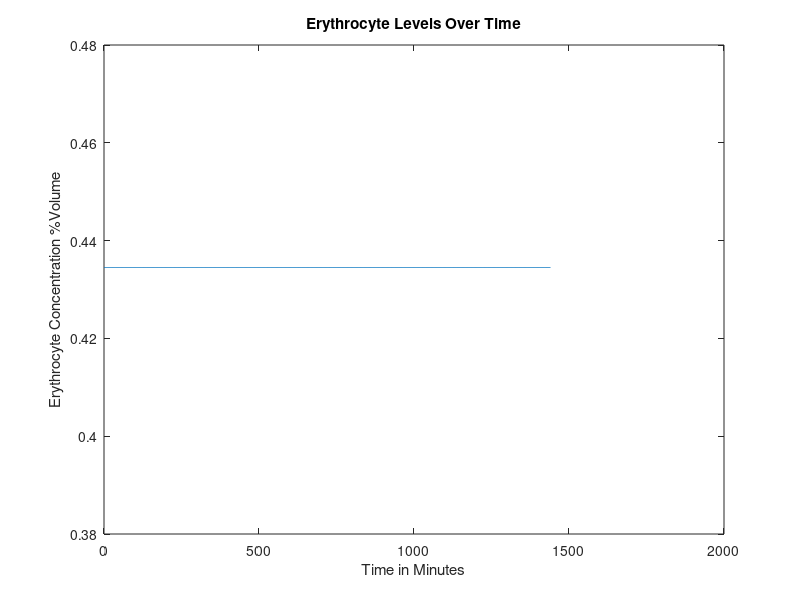
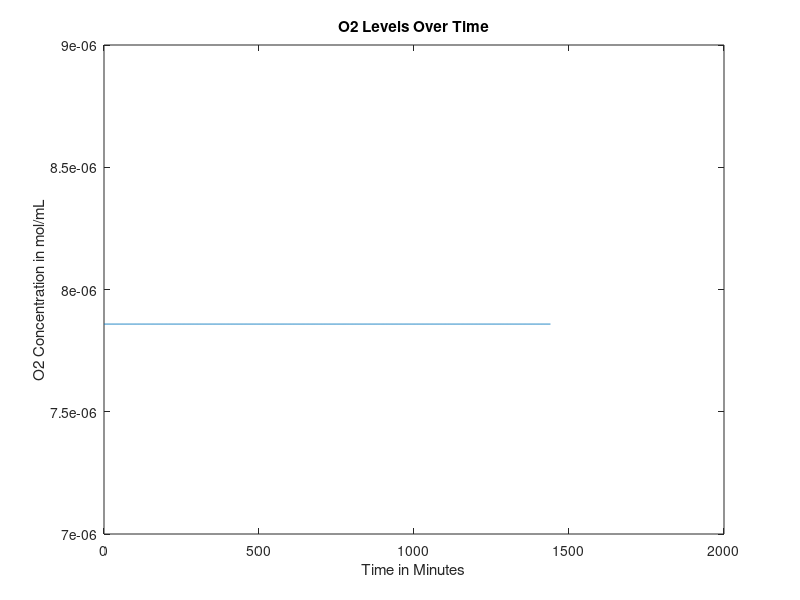
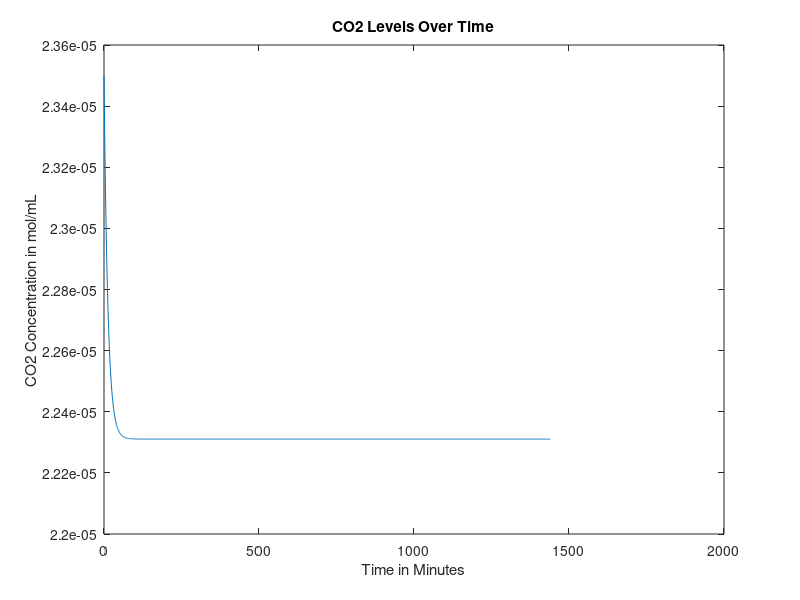
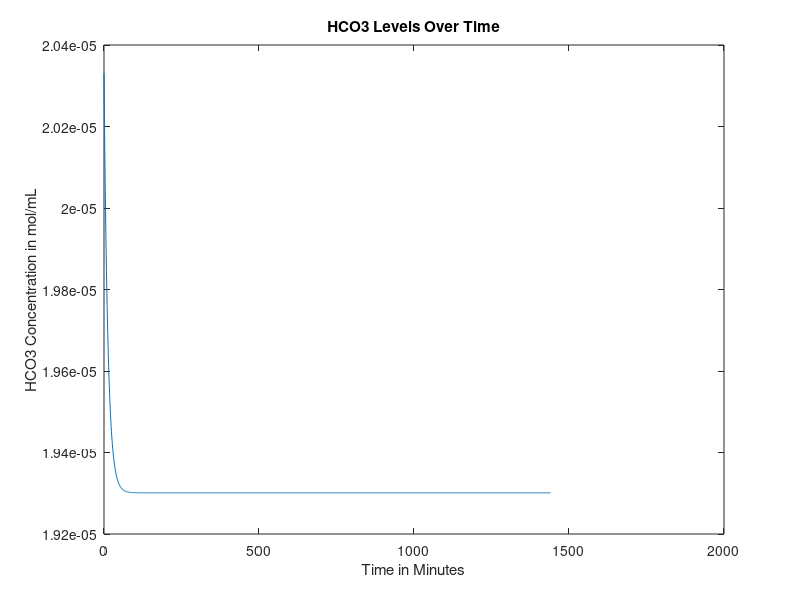

Write the MATLAB code that produced these figures, in order.
function mainfunction2anemiakindaworks()

age = 50;%30; %Age in years
gender = 0; %Gender, 0=male, 1=female
mass = 70; %Weight in kg
anemia = 0; %Is the patient anemic? 1 if yes, 0 if no
FerritinStores = 0.0179; %Stored moles of iron in liver as ferritin

RQ=0.825;%reaction quotients for the general body and
%RQheart=0.7;

if (40>=age) %if/else statement that sets heart rate based on age, in bpm
    baseheartrate = 60;
else 
    baseheartrate=70;
end


%Intake of various nutrients
carbs=130;
calciumintake=1000;
sodiumintake=500;

if gender==1
    ironintake=18;
else
    ironintake=8;
end

bloodweight=0.07*mass; %sets mass of blood in the body based on percentage composition of blood and bodyweight


%SV=mass; %stroke volume, blood pumped out of heart per beat in mL

bloodflow0 = 1000*bloodweight/1.06; %blood flow out of heart per minute in mL, divided by density of 1.06 g/mL (steady state value)


% cvector = concentration vector, [cE, cNa, cCa, cIron, cGlucose, cO2,
% cCO2, cHCO3], where c = "concentration of", and the letters are our
% components


if gender == 0 %if statement sets volume percentage of red blood cells based on gender
    cE0 = 0.4345;
elseif gender == 1
    cE0 = 0.402;
end

%set concentration of O2 and CO2 in mol/mL at BTP in venous blood
cO2 = 0.00000785855;
cCO2 = 0.0000235;
%concentration of bicarbonate in venous blood, in mol/L
cHCO3 = 0.00002033;
%concnetartion of glucose in mol/mL
cGlucose = 0.0000055;
%Na concentration in mol/mL
cNa = 0.000137;
%Concentration of Ca in mol/mL
cCa = 0.00000118;
%Concentration of iron in mol/mL
cIron = 0.00012592;

cvector0 = [cE0 cO2 cCO2 cHCO3 cGlucose cNa cCa cIron]; %concentration in the blood, in moles? mL/mL of blood

cEtrack=[cvector0(1)];
cO2track=[cvector0(2)];
cCO2track=[cvector0(3)];
cHCO3track=[cvector0(4)];
cGlucosetrack=[cvector0(5)];
cNatrack=[cvector0(6)];
cCatrack=[cvector0(7)];
cIrontrack=[cvector0(8)];

bloodflowvec=[bloodflow0];
bloodweightvec=[bloodweight];
for loop=1:1440
    
    heartrate=baseheartrate+0.1346*(cE0*bloodflow0-cvector0(1)*bloodflow0);
    bloodflow0 = (heartrate/baseheartrate)*bloodflow0;
    % all blood per min for 60 beats per min -> all blood per 60 beats
    %(heartrate/60)*bloodflow0
    
    
    %Run initial venous blood through the heart
    [bloodflow, cvector, Ci] = lungs(bloodflow0, cvector0);
    %Run blood from lungs to the heart
    [bloodflow, cvector1] = heart(bloodflow, cvector, mass, Ci);
    %These three values are the blood flows that go from the heart to each
    %organ
    
    
    
    %Volumetric flow rate in and out of liver (mL/min)
    %Vi=Vj=V=100mL/min per 100g liver
    %Blood flow distribution will change during iron deficiency anemia but we
    %don't have a function modeling this yet
    
    if (18<=age) && (age<50)
        V=452+16.34*mass+11.85*age-166*gender;
    else
        V=1390+15.94*mass-12.86*age;
    end
    
    BFbraini=0.15*bloodflow;
    BFliveri=V;
    BFotherbloodi=bloodflow-BFbraini-0.3*BFliveri;
    %Process each of these three blood flows in their respective organs
    [BFbrainj, cvectorbrainj] = brain(BFbraini, cvector1, mass, Ci);
    
    [BFotherbloodj, cvectorotherbloodj, bloodweight1] = otherblood(BFotherbloodi, cvector1, carbs, calciumintake, sodiumintake, ironintake, Ci, RQ, anemia, bloodweight);
    bloodweight=bloodweight1;
    bloodweightvec=[bloodweightvec bloodweight];
    Mvectorotherbloodliver=0.7*V*cvectorotherbloodj;
    Mvectorheart=0.3*V*cvector1;
    cvectorliverin=(Mvectorotherbloodliver+Mvectorheart)/V;
    
    [BFliverj, cvectorliverj, FerritinStores1] = liver(BFliveri,cvectorliverin,gender,mass,Ci,FerritinStores);
    %Redirect blood from liver to other blood and mix the two
    FerritinStores=FerritinStores1;
    Mvectorotherbloodj=(cvectorotherbloodj*(BFotherbloodj-0.7*V))+(cvectorliverj*BFliverj);
    %Add the blood flow from other blood and liver to get new blood volume
    BFotherbloodj=BFotherbloodj-0.7*V+BFliverj;
    %Do a weighted average to get a new cvector
    cvectorotherbloodj=Mvectorotherbloodj/BFotherbloodj;
    %Send 25% of the blood flow to the kidneys
    BFkidneyi=0.25*(BFbrainj+BFotherbloodj);
    %Subtract blood sent to kidneys from other blood
    BFotherbloodj=BFotherbloodj-BFkidneyi;
    %Have the kidneys process the blood they receive
    
    [BFkidneyj, cvectorkidneyj] = kidney(BFkidneyi, cvectorotherbloodj,RQ,mass, Ci);
    %Send blood processed in kidneys back to other blood, pool with brain, create Mvector
    Mvectorotherblood=(BFotherbloodj*cvectorotherbloodj)+(BFkidneyj*cvectorkidneyj)+(BFbrainj*cvectorbrainj);
    %Reset the bloodflow back into the lungs to the blood flow we just computed
    bloodflow0=BFotherbloodj+BFkidneyj+BFbrainj;
    bloodflowvec=[bloodflowvec bloodflow0];
    %Recompute cvector0 by dividing Mvectorotherblood by bloodflow0
    cvector0=Mvectorotherblood/bloodflow0;
    
    cEtrack=[cEtrack cvector0(1)];
    cO2track=[cO2track cvector0(2)];
    cCO2track=[cCO2track cvector0(3)];
    cHCO3track=[cHCO3track cvector0(4)];
    cGlucosetrack=[cGlucosetrack cvector0(5)];
    cNatrack=[cNatrack cvector0(6)];
    cCatrack=[cCatrack cvector0(7)];
    cIrontrack=[cIrontrack cvector0(8)];
    
    A = [cvector; cvector1; cvectorbrainj; cvectorotherbloodj; cvectorliverj; cvectorkidneyj; cvector0];
end

figure
plot(0:loop(end),cEtrack)
title('Erythrocyte Levels Over Time')
xlabel('Time in Minutes')
ylabel('Erythrocyte Concentration %Volume')

figure
plot(0:loop(end),cO2track)
title('O2 Levels Over Time')
xlabel('Time in Minutes')
ylabel('O2 Concentration in mol/mL')

figure
plot(0:loop(end),cCO2track)
title('CO2 Levels Over Time')
xlabel('Time in Minutes')
ylabel('CO2 Concentration in mol/mL')

figure
plot(0:loop(end),cHCO3track)
title('HCO3 Levels Over Time')
xlabel('Time in Minutes')
ylabel('HCO3 Concentration in mol/mL')

figure
plot(0:loop(end),cGlucosetrack)
title('Glucose Levels Over Time')
xlabel('Time in Minutes')
ylabel('Glucose Concentration in mol/mL')

figure
plot(0:loop(end),cNatrack)
title('Na Levels Over Time')
xlabel('Time in Minutes')
ylabel('Na Concentration in mol/mL')

figure
plot(0:loop(end),cCatrack)
title('Ca Levels Over Time')
xlabel('Time in Minutes')
ylabel('Ca Concentration in mol/mL')

figure
plot(0:loop(end),cIrontrack)
title('Iron Levels Over Time')
xlabel('Time in Minutes')
ylabel('Iron Concentration in mol/mL')

figure
plot(0:loop(end), bloodflowvec)
title('Bloodflow Over Time')
xlabel('Time in Minutes')
ylabel('Bloodflow in mL/min')

figure
plot(0:loop(end), bloodweightvec)
title('Blood Volume Over Time')
xlabel('Time in Minutes')
ylabel('Blood Volume')
end

function [bloodout, Cout, Ci] = lungs(vblood, Cvector)
Cout = [];
% Finding volumetric flow rate out of oxygen
CiO2 = 0.000001964637; %5mL/100mL becomes .000001964637 mol
%CdeoxygenatedO2 = 0.16; %from graph and partial pressure of oxygen in entering deoxygenated blood being...
Ci=CiO2*vblood;                       %40 mmHg (this might also depend on hemoglobin)
nO2i = vblood*(Cvector(2)+CiO2); %O2 in, mL/min
nO2cons = 0.05*CiO2*vblood;%.0002082515; %5.3 mL/min becomes .0002082515 mol/min
nO2j = nO2i - nO2cons; %O2 out, mol/min
Cout(2) = nO2j/vblood; %mol/mL

% Finding volumetric flow rate out of carbon dioxide
nCO2i = vblood*Cvector(3);
nCO2cons = nCO2i*(1-(48/52));%vblood*(.0000015716531); %vblood(mL/min) and concentration of blood consumed (mol/mL)
%CjCO2 = 0.48; %48 mL/100 mL, should be dependent on hemoglobin, oxygen, things like that
nCO2j = nCO2i - nCO2cons; %CO2 out, L/min
Cout(3) = nCO2j/vblood;

% Finding volumetric flow rate out of bicarbonate
rHCO3CO2 = Cvector(4)/Cvector(3); %ratio of bicarbonate to carbon dioxide in blood leaving lungs
nHCO3j = rHCO3CO2*nCO2j; %HCO3 out, mol/min
Cout(4) = nHCO3j/vblood;

% Finding volumetric flow rate out of calcium
Cout(7) = Cvector(7); %calcium out, L/min

Cout(8) = Cvector(8); %iron concentration doesn't change in lungs
% Finding volumetric flow rate out of sodium
Cout(6) = Cvector(6); %sodium out, L/min

% Finding volumetric flow rate out of erythrocytes
Cout(1) = Cvector(1);

% Finding volumetric flow rate out of glucose

nglucosecons = nO2cons/6; %molar flow rate of glucose consumed, mol/min, in terms of O2 consumed
nGlucosei = Cvector(5)*vblood;
nGlucosej = nGlucosei - nglucosecons; %molar flow rate of glucose out, mol/min
Cout(5) = nGlucosej/vblood;
bloodout = vblood;
end

function [bloodflowj, cvectorj] = brain(bloodflowi, cvectori, mass, Ci)
%Blood volume conserved
bloodflowj=bloodflowi;

brainmass=0.02*mass*1000; %gives brain mass in grams as 2% body mass
Mvector=bloodflowi*cvectori;
%Create a null vector for cvectorj
cvectorj=zeros(1,8);
%Sets inflows equal to outflows for erythrocytes, Na, Ca, Iron
cvectorj(1)=cvectori(1);
cvectorj(6)=cvectori(6);
cvectorj(7)=cvectori(7);
cvectorj(8)=cvectori(8);

%Consume oxygen at 18.4% of intake rate
MO2j=Mvector(2)-0.184*Ci;
%Consume glucose at a rate of 5.6 mg per 100g brain mass per minute
MGlucosej=Mvector(5)-(0.00003108*(brainmass/100));%moles of glucose in - glucose requirements per mon in moles/minute
%Calculate CO2 produced based on glucose consumed via respiration equation
MCO2j=Mvector(3)+6*(0.6660746/1440);
%Calculate HCO3 made when the CO2 is produced
rHCO3CO2=Mvector(4)/Mvector(3); %ratio of bicarbonate to carbon dioxide in blood leaving lungs
HCO3j=Mvector(4)+rHCO3CO2*6*(0.6660746/1440);

%Calculate values above as concentrations and add them to cvectorj
cvectorj(2)=MO2j/bloodflowj;
cvectorj(5)=MGlucosej/bloodflowj;
cvectorj(3)=MCO2j/bloodflowj;
cvectorj(4)=HCO3j/bloodflowj;

end

function [outflow, Cout] = heart(flow,Cvector,weight, Ci)

Cout = [];

% Finding concentration out of glucose
Cout(5)=Cvector(5);
% Finding concentration out of erythrocytes
Cout(1)=Cvector(1);
% Finding concentration out of sodium
Cout(6)=Cvector(6);
% Finding concentration out of iron
Cout(8)=Cvector(8);
% Finding concentration out of calcium
Cout(7)=Cvector(7);

heartmass = weight*.003;
nO2cons = 0.116*Ci; %mL/min*mol/mL=mol/min
Cout(2) = (Cvector(2)*flow - nO2cons)/flow;
CO2gen = .7*nO2cons; %using respiratory quotient in the heart
Cout(3) = (Cvector(3)*flow + CO2gen)/flow;
rHCO3CO2 = Cvector(4)/Cvector(3); %ratio of bicarbonate to carbon dioxide in blood leaving lungs
nHCO3j = rHCO3CO2*CO2gen; %HCO3 out, mol/min
Cout(4) = (Cvector(4)*flow + nHCO3j)/flow;

outflow = flow;
end




function [bloodflowj, cvectorout, FerritinStores1]=liver(V,cvectori,G,mass,Ci,FerritinStores)
%This function will deliver output volumetric flow rates for the concentration of
%the 8 components (mol/mLmin) out of the liver
%Input: G=Gender (1 if female, 0 if male)
%W=weight of person (kg); A=age of person (years)
%cvector=[cE,cO2,cCO2,cHCO3,cGlucose,cNa,cCa,cFe)
%Outputs are all in concentration flow rates (mol/mLmin) out

%Initializes cvectorout
cvectorout=[0,0,0,0,0,0,0,0];



%Calculates concentration flow rate of red blood cells out
%p=blood density in amount per mL
%Vbody=Volume of body in mL. Calculating assuming 7% of total body weight
%is blood, then divided by density of blood to find volume of blood
%RBCj=raw numerical flow rate of red blood cells out/min
%RBCi=raw numerical flow rate of RBC in/min
%nRBCj=molar flow rate of RBC out/min
%RBCcons=consumption rate of RBC/min
%No generation of RBC in liver

p=1.2e10; %number of red blood cells per mL of PURE red blood cells

%Calculate volume of the body
Vblood=0.07*mass*1000/1.056;
%Calculate the number of RBCs entering liver based on concentration,
%flow rate, and pure RBC density
RBCi=p*V*cvectori(1);
%Consume some based on body size
RBCcons=5.55555e-6*cvectori(1)*Vblood;
%Find pure volume of RBCs we now have based on number and density
VRBCj=(RBCi-RBCcons)/p;
%Calculate volume of plasma that entered
Vplasma=V*(1-cvectori(1));
%Calculate new concentrations based on volumeRBCs/total volume
cvectorout(1)=VRBCj/(VRBCj+Vplasma);
%Bloodflow out = blood cells out + plasma volume
bloodflowj=Vplasma+VRBCj;

%Calculates concentration flow rate of O2 out
%No generation of O2
%nO2i=molar flow rate of O2/min in
%nO2j=molar flow rate of O2/min out
%nO2cons=molar consumption rate of O2/min
nO2i= cvectori(2)*V;
nO2cons=0.204*Ci;
nO2j=nO2i-nO2cons;
cvectorout(2)=nO2j/V;

%Calculates the required intake of protein in grams/min given a
%person's demographic information
%dprotein=daily protein intake in g/day
%protein=protein intake in g/min
dprotein=0.8*mass;
protein=dprotein/1440;

%Calculates concentration flow rate of CO2 out
%nCO2i=molar flow rate of CO2/min in
%nCO2j=molar flow rate of CO2/min out
%nCO2gen=molar flow rate of CO2/min generated
%RQ=Respiratory Quotient=mol CO2 produced/mol O2 consumed
RQ=0.825;
rHCO3CO2 = cvectori(4)/cvectori(3);
nCO2gen=RQ*nO2cons;
nCO2i=cvectori(3)*V;
nCO2j=nCO2i+nCO2gen-((protein/100)/rHCO3CO2);
cvectorout(3)=nCO2j/V;


%Calculates the concentration flow rate of Bicarbonate out
%Assume no generation of bicarbonate
%%Also liver just takes in bicarbonate from the heart and stomach
%1mole bicarbonate ions consumed by liver per 100g protein/day
%rHCO3CO2 = cvectori(4)/cvectori(3); %ratio of bicarbonate to carbon dioxide in blood leaving lungs
nHCO3gen = rHCO3CO2*nCO2gen; %HCO3 out, mol/min
nHCO3i=cvectori(4)*V;
nHCO3j=nHCO3i-(protein/100)+nHCO3gen;
cvectorout(4)=nHCO3j/V;

%Calculates the concentration flow rate of Na2+ out
%Assume no generation of Na2+, only in, out, and consumption
%nNai=molar flow rate of sodium in
%nNacons=molar flow rate of sodium consumed given that 10% of bile salts
%are consumed, approx 600mL are produced per day, and there are 135mM Na+
%ions in bile.
%nNaj=molar flow rate of sodium out
nNacons=9.375e-9;
nNai=cvectori(6)*V;
nNaj=nNai-nNacons;
cvectorout(6)=nNaj/V;

%Calculates the concentration flow rate of Ca2+ out
%Assume no generation nor consumption.
%cCai=concentration flow rate of Ca2+ in mol/mLmin in
%cCaj=concentration flow rate of Ca2+ in mol/mLmin out
cvectorout(7)=cvectori(7);
%Calculates the concentration flow rate of Fe out
%Assume no generation since

% Glucose needs a big ol generation term
consumeorgenerate=0.8144*(cvectori(5)*10^6)^3-9.622*(cvectori(5)*10^6)^2+108.74*(cvectori(5)*10^6)-480.69;
scalingterm = 300/(26*mass*10^-6);
if consumeorgenerate < 0
    nGlucosegen=abs(consumeorgenerate)/scalingterm;
    nGlucosecons=0;
elseif consumeorgenerate > 0
    nGlucosecons=abs(consumeorgenerate)/scalingterm;
    nGlucosegen=0;
else
    nGlucosegen=0;
    nGlucosecons=0;
end
nGlucosebasalcons = nO2cons/6;
nGlucosei = cvectori(5)*V;
nGlucosej = nGlucosei + nGlucosegen - nGlucosecons - nGlucosebasalcons;
cvectorout(5) = nGlucosej/V;

% Iron gets packaged into ferritin in the liver, to be stored and used
% later if we run low


%determine molar flow rate of iron in
Mironin=V*cvectori(8);
Mirondif=(V*0.00012592)-Mironin;%this number is desired steady state iron concentration in the blood

if Mirondif < 0
    FerritinStores1=FerritinStores-Mirondif;
    cvectorout(8)=0.00012592;
elseif Mirondif == 0
    cvectorout(8)=cvectori(8);
    FerritinStores1=FerritinStores;
    
elseif FerritinStores > Mirondif && Mirondif>0
    Mironadd=Mirondif;
    FerritinStores1=FerritinStores-Mironadd;
    cvectorout(8)=(Mironadd+Mironin)/V;

elseif FerritinStores < Mirondif && Mirondif>0
    Mironadd=FerritinStores;
    cvectorout(8)=(Mironadd+Mironin)/V;
    FerritinStores1=0;
  
elseif FerritinStores == Mirondif && Mirondif>0
    FerritinStores1=0;
    Mironadd=FerritinStores;
    cvectorout(8)=(Mironadd+Mironin)/V;

elseif FerritinStores == 0 && Mirondif>0
    FerritinStores1=0;
    cvectorout(8)=cvectori(8);
end


end


function [bloodflowj, cvectorj] = kidney(bloodflowi, cvectori, RQ, mass, Ci)
T=1440;%Multiplier that scales up the time period of interest to one day (required for glucose equation)
Kidneymass=(300/70000)*mass; %mass of the kidneys combined in grams

%Initialize all intakes
Mvector=bloodflowi*cvectori;
bloodflowj=bloodflowi;

%Consume relevant compounds to create outlet values

MEj=Mvector(1);
MIronj=Mvector(8);

MO2j=Mvector(2)-0.072*Ci;
% Find mol/min O2 consumed
%MO2cons = Mvector(2) - MO2j;
% Convert to mL/min per 100g
%MO2cons = (MO2cons/0.0000392927)/(Kidneymass/100);
% Find mmol/min per 100g Na consumed
%MNacons = (MO2cons - 0.5)/0.1;
% Convert to mol/min
%MNacons = (MNacons/1000)*(Kidneymass/100);

%this is new sodium stuff

PNaconc=cvectori(6)*1e6; %plasma sodium concentration, converted to mmol/L for the sake of the equation
%Naremoved=0.0043*(PNaconc)^3 - 1.6942*(PNaconc)^2 + 223.58*PNaconc - 9925; %sodium removed, micromol per minute
Naremoved=0.0003*exp(0.0817*PNaconc);%sodium removed, micromol per minute
MNaremoved=Naremoved/1e6;%sodium removed in moles
MNaj = Mvector(6) - MNaremoved;

%this is old sodium stuff
% MNacons = (100/1440)/1000;
% MNaj = Mvector(6) - MNacons;





MCaj=Mvector(7) - 3.8981e-09*bloodflowi;
MGlucosej=Mvector(5)-(Mvector(5)*(0.226/((Mvector(5))*T)));
MCO2j=Mvector(3)+((Mvector(2)-MO2j)*RQ);
rHCO3O2=Mvector(4)/Mvector(3);
MHCO3gen=rHCO3O2*((Mvector(2)-MO2j)*RQ);
MHCO3j=Mvector(4)+MHCO3gen;%-0.15*(Mvector(4))+(.004/T)

%Recompute all concentrations using original mass of blood and new values

cIronj=MIronj/bloodflowj;
cNaj=MNaj/bloodflowj;
cO2j=MO2j/bloodflowj;
cCO2j=MCO2j/bloodflowj;
cEj=MEj/bloodflowj;
cGlucosej=MGlucosej/bloodflowj;
cHCO3j=MHCO3j/bloodflowj;
cCaj=MCaj/bloodflowj;

cvectorj=[cEj cO2j cCO2j cHCO3j cGlucosej cNaj cCaj cIronj];

end

function [outflow, Cout, bloodweight1] = otherblood(flow, Cin, carbs, calciumintake, sodiumintake, ironintake, Ci, RQ, anemia, bloodweight)
Cout = [];


%Accounts for the bleeding of a certain volume at a steady rate when the
%patient is anemic    
if anemia == 0
outflow = flow;
bloodweight1=bloodweight;
else
outflow = flow - 0.5;%arbitrarily set bleeding rate to 0.5 mL/min
bloodweight1=bloodweight-0.005*1.056; %track blood loss as by subtracting mass lost from bloodweight
end
Cout(1) = Cin(1);
Cout(2) = (Cin(2)*flow-0.374*Ci)/flow;%-CO2cons;
nCO2gen = 0.374*Ci*RQ;
Cout(3) = (Cin(3)*flow + nCO2gen)/flow;
rHCO3CO2 = Cin(4)/Cin(3);
Cout(4) = (Cin(4)*flow + nCO2gen*rHCO3CO2)/flow;
Cout(5) = (flow*Cin(5) + (.8*carbs)/(180.156*1440))/flow; %130g of carbs, 80 percent is directly translated to glucose, 20% is fructose and galactose which goes to the liver and may be converted to glucose at a later stage so another term is incoming
Cout(6) = (flow*Cin(6) + (sodiumintake/(700*22.99*1440)))/flow; %500 mg of sodium needed for vital functions so start with sodium intake being 500 mg
Cout(7) = (flow*Cin(7) + (calciumintake*.26)/(1000*40.08*1440))/flow; %calcium intake should be around 1000 mg
Cout(8) = (flow*Cin(8)+ (ironintake*.18)/(1000*55.845*1440)-1/(1440*1000*55.845))/flow;%iron intake will be approximately 8 mg for males and 18 mg for females


end